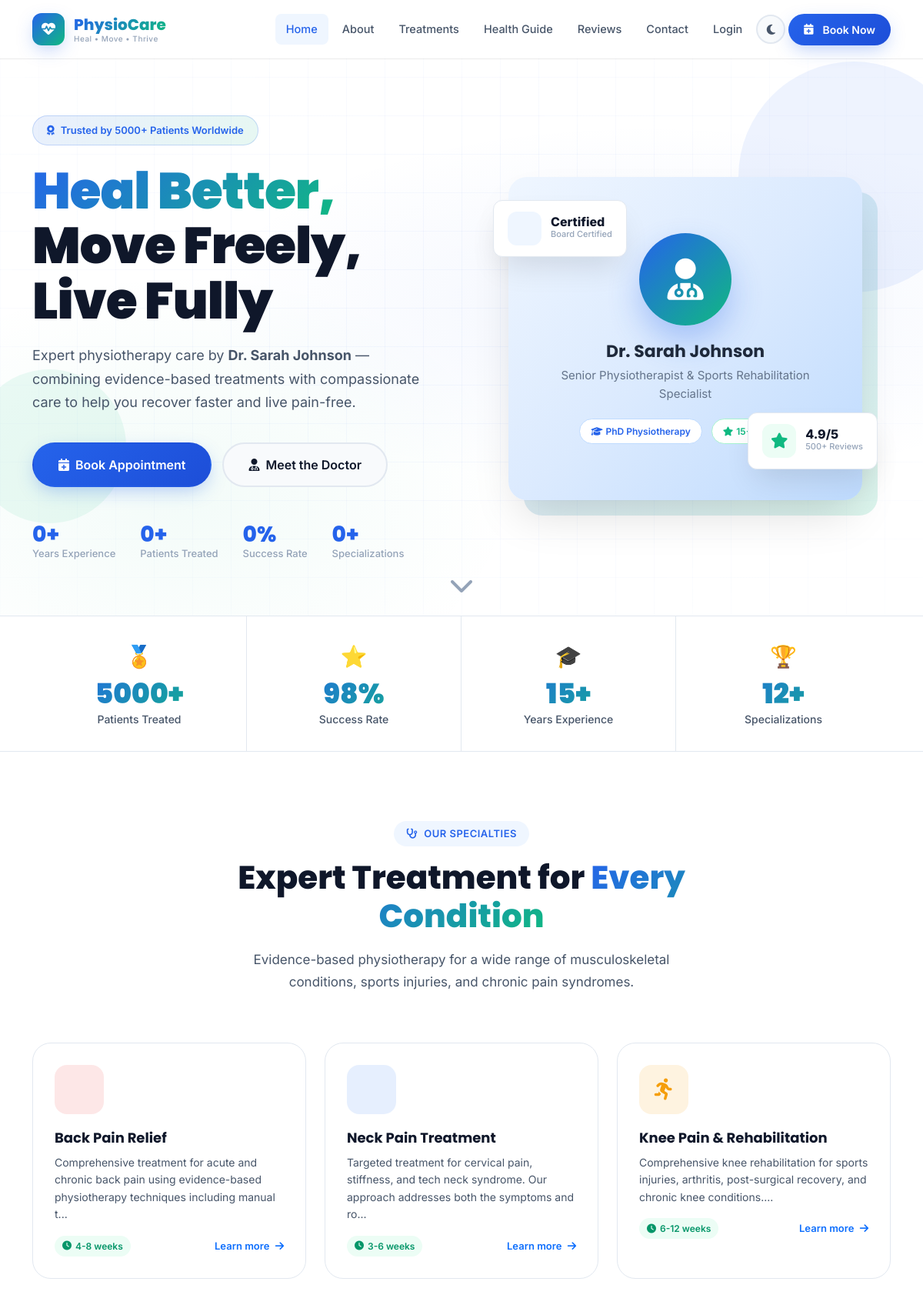
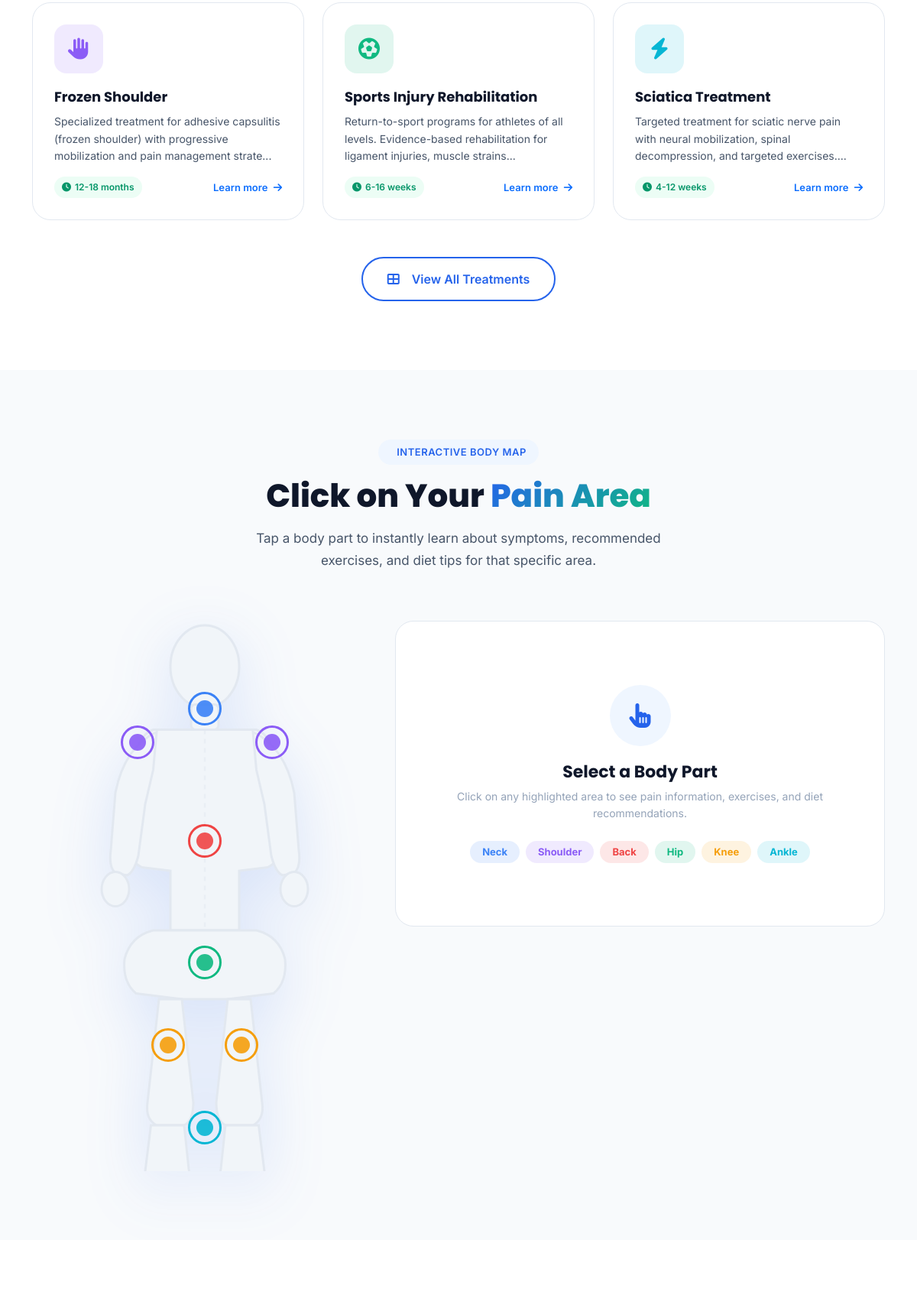
The page / (upper part) on the database its author committed (2 pictures, top to bottom).
### app/models.py (models this page shows, shortened)
class Treatment(db.Model):
    __tablename__ = 'treatments'
    id = db.Column(db.Integer, primary_key=True)
    name = db.Column(db.String(128), nullable=False)
    slug = db.Column(db.String(128), unique=True, nullable=False)
    category = db.Column(db.String(64))
    description = db.Column(db.Text)
    symptoms = db.Column(db.Text)
    approach = db.Column(db.Text)
    recovery_time = db.Column(db.String(64))
    icon = db.Column(db.String(64))
    color = db.Column(db.String(32), default='#2563eb')
    is_active = db.Column(db.Boolean, default=True)
    sort_order = db.Column(db.Integer, default=0)
    created_at = db.Column(db.DateTime, default=datetime.utcnow)
    exercises = db.relationship('Exercise', backref='treatment', lazy='dynamic')
    diet_tips = db.relationship('DietTip', backref='treatment', lazy='dynamic')

### app/routes/main.py (the view)
@main.route('/')
def index():
    treatments = Treatment.query.filter_by(is_active=True).order_by(Treatment.sort_order).limit(6).all()
    testimonials = Testimonial.query.filter_by(is_approved=True, is_featured=True).limit(6).all()
    if not testimonials:
        testimonials = Testimonial.query.filter_by(is_approved=True).limit(6).all()
    return render_template('index.html',
                           treatments=treatments,
                           testimonials=testimonials,
                           config=current_app.config)

### app/templates/index.html (shortened to what this page needs)
{% extends "base.html" %}
{% block content %}
<section class="hero-section" id="home">
  <div class="hero-bg"></div>
  <div class="hero-grid"></div>
  <div class="floating-shapes">
    <div class="shape shape-1"></div>
    <div class="shape shape-2"></div>
    <div class="shape shape-3"></div>
  </div>
  <div class="container position-relative" style="z-index:2">
    <div class="row align-items-center g-5">
      <div class="col-lg-6" data-aos="fade-right">
        <div class="hero-badge">
          <i class="fas fa-award"></i>
          Trusted by 5000+ Patients Worldwide
        </div>
        <h1 class="hero-title">
          <span class="highlight">Heal Better,</span><br>
          Move Freely,<br>
          Live Fully
        </h1>
        <p class="hero-desc">
          Expert physiotherapy care by <strong>{{ config.DOCTOR_NAME }}</strong> — combining
          evidence-based treatments with compassionate care to help you recover faster
          and live pain-free.
        </p>
        <div class="hero-cta">
          <a href="{{ url_for('appointments.book') }}" class="btn btn-primary btn-lg-custom">
            <i class="fas fa-calendar-plus"></i> Book Appointment
          </a>
          <a href="{{ url_for('main.about') }}" class="btn btn-ghost btn-lg-custom">
            <i class="fas fa-user-md"></i> Meet the Doctor
          </a>
        </div>
        <div class="hero-stats">
          <div class="hero-stat">
            <span class="stat-num" data-count="15" data-suffix="+">0+</span>
            <span class="stat-label">Years Experience</span>
          </div>
          <div class="hero-stat">
            <span class="stat-num" data-count="5000" data-suffix="+">0+</span>
            <span class="stat-label">Patients Treated</span>
          </div>
          <div class="hero-stat">
            <span class="stat-num" data-count="98" data-suffix="%">0%</span>
            <span class="stat-label">Success Rate</span>
          </div>
          <div class="hero-stat">
            <span class="stat-num" data-count="12" data-suffix="+">0+</span>
            <span class="stat-label">Specializations</span>
          </div>
        </div>
      </div>
      <div class="col-lg-6" data-aos="fade-left">
        <div class="hero-image-wrapper">
          <div class="hero-image-frame">
            <div style="background:linear-gradient(135deg,#eff6ff 0%,#dbeafe 50%,#bfdbfe 100%);
                         border-radius:24px;padding:40px;text-align:center;box-shadow:var(--shadow-xl);
                         min-height:420px;display:flex;flex-direction:column;align-items:center;
                         justify-content:center;position:relative;z-index:2;">
              <div style="width:120px;height:120px;background:linear-gradient(135deg,#2563eb,#10b981);
                           border-radius:50%;display:flex;align-items:center;justify-content:center;
                           margin:0 auto 20px;box-shadow:0 20px 40px rgba(37,99,235,0.3);">
                <i class="fas fa-user-md" style="font-size:54px;color:white;"></i>
              </div>
              <h3 style="color:#1e293b;font-size:22px;margin-bottom:6px;">{{ config.DOCTOR_NAME }}</h3>
              <p style="color:#64748b;font-size:15px;margin-bottom:20px;">{{ config.DOCTOR_SPECIALTY }}</p>
              <div style="display:flex;gap:12px;flex-wrap:wrap;justify-content:center;">
                <span style="background:white;padding:6px 14px;border-radius:20px;font-size:12px;
                              font-weight:600;color:#2563eb;border:1px solid #bfdbfe;">
                  <i class="fas fa-graduation-cap me-1"></i>PhD Physiotherapy
                </span>
                <span style="background:white;padding:6px 14px;border-radius:20px;font-size:12px;
                              font-weight:600;color:#10b981;border:1px solid #a7f3d0;">
                  <i class="fas fa-star me-1"></i>15+ Years
                </span>
              </div>
            </div>
            <div class="hero-image-bg"></div>
            <div class="hero-badge-card top-left">
              <div class="hbc-icon" style="background:#eff6ff;color:#2563eb;">
              </div>
              <div class="hbc-text">
                <strong>Certified</strong>
                <span>Board Certified</span>
              </div>
            </div>
            <div class="hero-badge-card bottom-right">
              <div class="hbc-icon" style="background:#ecfdf5;color:#10b981;">
                <i class="fas fa-star"></i>
              </div>
              <div class="hbc-text">
                <strong>4.9/5</strong>
                <span>500+ Reviews</span>
              </div>
            </div>
          </div>
        </div>
      </div>
    </div>
  </div>
  <a href="#stats" class="position-absolute bottom-0 start-50 translate-middle-x mb-4"
     style="color:var(--text-muted);animation:bounce 2s infinite;display:none;display:flex;">
    <i class="fas fa-chevron-down fa-2x"></i>
  </a>
</section>
<div class="stats-bar" id="stats">
  <div class="container">
    <div class="row g-0">
      <div class="col-6 col-md-3 stat-item" data-aos="fade-up" data-aos-delay="0">
        <div class="stat-icon">🏅</div>
        <div class="stat-number" data-count="5000" data-suffix="+">5000+</div>
        <div class="stat-text">Patients Treated</div>
      </div>
      <div class="col-6 col-md-3 stat-item" data-aos="fade-up" data-aos-delay="100">
        <div class="stat-icon">⭐</div>
        <div class="stat-number" data-count="98" data-suffix="%">98%</div>
        <div class="stat-text">Success Rate</div>
      </div>
      <div class="col-6 col-md-3 stat-item" data-aos="fade-up" data-aos-delay="200">
        <div class="stat-icon">🎓</div>
        <div class="stat-number" data-count="15" data-suffix="+">15+</div>
        <div class="stat-text">Years Experience</div>
      </div>
      <div class="col-6 col-md-3 stat-item" data-aos="fade-up" data-aos-delay="300">
        <div class="stat-icon">🏆</div>
        <div class="stat-number" data-count="12" data-suffix="+">12+</div>
        <div class="stat-text">Specializations</div>
      </div>
    </div>
  </div>
</div>
<section class="section-pad" id="treatments">
  <div class="container">
    <div class="row justify-content-center text-center mb-5">
      <div class="col-lg-7" data-aos="fade-up">
        <div class="section-tag"><i class="fas fa-stethoscope"></i> Our Specialties</div>
        <h2 class="section-title">Expert Treatment for <span>Every Condition</span></h2>
        <p class="section-subtitle mx-auto">
          Evidence-based physiotherapy for a wide range of musculoskeletal conditions,
          sports injuries, and chronic pain syndromes.
        </p>
      </div>
    </div>
    <div class="row g-4">
      {% for t in treatments %}
      <div class="col-lg-4 col-md-6" data-aos="fade-up" data-aos-delay="{{ loop.index0 * 80 }}">
        <a href="{{ url_for('main.treatment_detail', slug=t.slug) }}" class="text-decoration-none">
          <div class="treatment-card">
            <div class="treatment-icon-wrap" style="background:{{ t.color }}20;color:{{ t.color }}">
              <i class="fas {{ t.icon or 'fa-heartbeat' }}"></i>
            </div>
            <h4>{{ t.name }}</h4>
            <p>{{ t.description[:120] }}...</p>
            <div class="treatment-meta">
              <span class="recovery-badge">
                <i class="fas fa-clock"></i> {{ t.recovery_time }}
              </span>
              <span class="ms-auto text-primary" style="font-size:13px;font-weight:600;">
                Learn more <i class="fas fa-arrow-right ms-1"></i>
              </span>
            </div>
          </div>
        </a>
      </div>
      {% endfor %}
    </div>
    <div class="text-center mt-5" data-aos="fade-up">
      <a href="{{ url_for('main.treatments') }}" class="btn btn-outline-primary btn-lg-custom">
        <i class="fas fa-th-large me-2"></i>View All Treatments
      </a>
    </div>
  </div>
</section>
<section class="body-section section-pad" id="body-map">
  <div class="container">
    <div class="row justify-content-center text-center mb-5">
      <div class="col-lg-7" data-aos="fade-up">
        <div class="section-tag"> Interactive Body Map</div>
        <h2 class="section-title">Click on Your <span>Pain Area</span></h2>
        <p class="section-subtitle mx-auto">
          Tap a body part to instantly learn about symptoms, recommended exercises,
          and diet tips for that specific area.
        </p>
      </div>
    </div>
    <div class="row align-items-start g-4">
      <div class="col-lg-5 d-flex justify-content-center" data-aos="fade-right">
        <div class="body-container w-100">
          <div class="body-svg-wrapper">
            <div class="body-hotspot hotspot-neck" data-part="neck" style="top:16%;left:50%;">
              <div class="hotspot-ring" style="color:#3b82f6;border: 3px solid #3b82f6;border-radius:50%;"></div>
            </div>
            <div class="body-hotspot hotspot-shoulder-l" data-part="shoulder" style="top:22%;left:28%;">
              <div class="hotspot-ring" style="color:#8b5cf6;border: 3px solid #8b5cf6;border-radius:50%;"></div>
            </div>
            <div class="body-hotspot hotspot-shoulder-r" data-part="shoulder" style="top:22%;left:72%;">
              <div class="hotspot-ring" style="color:#8b5cf6;border: 3px solid #8b5cf6;border-radius:50%;"></div>
            </div>
            <div class="body-hotspot hotspot-back" data-part="back" style="top:40%;left:50%;">
              <div class="hotspot-ring" style="color:#ef4444;border: 3px solid #ef4444;border-radius:50%;"></div>
            </div>
            <div class="body-hotspot hotspot-hip" data-part="hip" style="top:62%;left:50%;">
              <div class="hotspot-ring" style="color:#10b981;border: 3px solid #10b981;border-radius:50%;"></div>
            </div>
            <div class="body-hotspot hotspot-knee-l" data-part="knee" style="top:77%;left:38%;">
              <div class="hotspot-ring" style="color:#f59e0b;border: 3px solid #f59e0b;border-radius:50%;"></div>
            </div>
            <div class="body-hotspot hotspot-knee-r" data-part="knee" style="top:77%;left:62%;">
              <div class="hotspot-ring" style="color:#f59e0b;border: 3px solid #f59e0b;border-radius:50%;"></div>
            </div>
            <div class="body-hotspot hotspot-ankle" data-part="ankle" style="top:92%;left:50%;">
              <div class="hotspot-ring" style="color:#06b6d4;border: 3px solid #06b6d4;border-radius:50%;"></div>
            </div>
          </div>
        </div>
      </div>
      <div class="col-lg-7" data-aos="fade-left">
        <div class="body-info-panel" id="bodyInfoPanel">
          <div class="body-panel-default">
            <div class="pulse-icon"><i class="fas fa-hand-pointer"></i></div>
            <h4 class="body-panel-title">Select a Body Part</h4>
            <p class="body-panel-subtitle mb-4">
              Click on any highlighted area to see pain information,
              exercises, and diet recommendations.
            </p>
            <div class="d-flex flex-wrap gap-2 justify-content-center mt-3">
              <span class="badge rounded-pill px-3 py-2" style="background:#3b82f620;color:#3b82f6;font-size:13px;">Neck</span>
              <span class="badge rounded-pill px-3 py-2" style="background:#8b5cf620;color:#8b5cf6;font-size:13px;">Shoulder</span>
              <span class="badge rounded-pill px-3 py-2" style="background:#ef444420;color:#ef4444;font-size:13px;">Back</span>
              <span class="badge rounded-pill px-3 py-2" style="background:#10b98120;color:#10b981;font-size:13px;">Hip</span>
              <span class="badge rounded-pill px-3 py-2" style="background:#f59e0b20;color:#f59e0b;font-size:13px;">Knee</span>
              <span class="badge rounded-pill px-3 py-2" style="background:#06b6d420;color:#06b6d4;font-size:13px;">Ankle</span>
            </div>
          </div>
        </div>
      </div>
    </div>
  </div>
</section>
<section class="section-pad">
</section>
{% endblock %}

### rows shown on the page
Treatment: name "Back Pain Relief", description "Comprehensive treatment for acute and chronic back pain using evidence-based physiotherapy techniques including manual t", recovery_time "4-8 weeks"
Treatment: name "Neck Pain Treatment", description "Targeted treatment for cervical pain, stiffness, and tech neck syndrome. Our approach addresses both the symptoms and ro", recovery_time "3-6 weeks"
Treatment: name "Knee Pain & Rehabilitation", description "Comprehensive knee rehabilitation for sports injuries, arthritis, post-surgical recovery, and chronic knee conditions.", recovery_time "6-12 weeks"
Treatment: name "Frozen Shoulder", description "Specialized treatment for adhesive capsulitis (frozen shoulder) with progressive mobilization and pain management strate", recovery_time "12-18 months"
Treatment: name "Sports Injury Rehabilitation", description "Return-to-sport programs for athletes of all levels. Evidence-based rehabilitation for ligament injuries, muscle strains", recovery_time "6-16 weeks"
Treatment: name "Sciatica Treatment", description "Targeted treatment for sciatic nerve pain with neural mobilization, spinal decompression, and targeted exercises.", recovery_time "4-12 weeks"

### other values the page prints
{{ config.DOCTOR_NAME }} "Dr. Sarah Johnson"
{{ config.DOCTOR_SPECIALTY }} "Senior Physiotherapist & Sports Rehabilitation Specialist"
